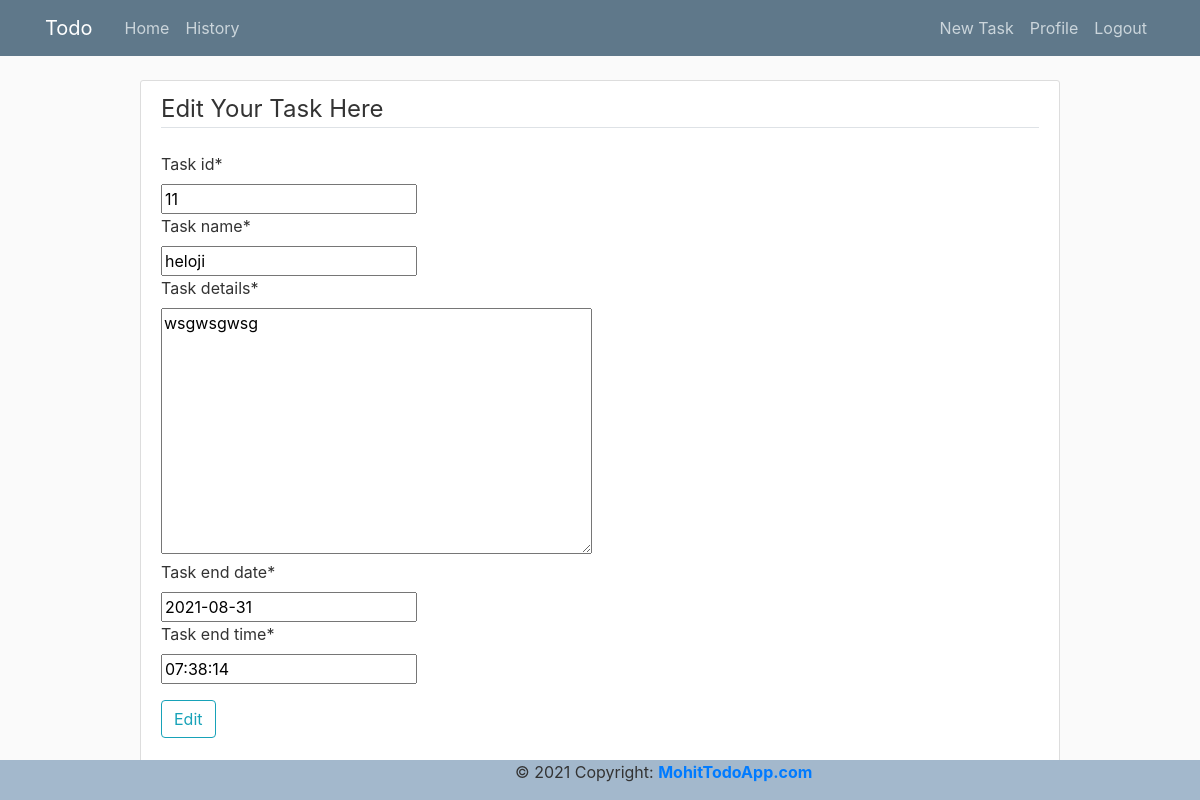
Screenshot of /taskdetail/12/update (signed in) with the database file from the repository.
### todo/models.py (models this page shows, shortened)
class TaskData(models.Model):
    user =models.ForeignKey(User,on_delete=models.CASCADE)
    task_id =models.IntegerField()
    task_name =models.CharField(max_length=200)
    task_details =models.TextField()
    task_created_date =models.DateField(auto_now_add=True)
    test_created_time =models.TimeField(auto_now_add=True)
    task_end_date =models.DateField()
    task_end_time =models.TimeField()
    is_complete=models.BooleanField(default=False)

### todo/views.py (the view, shortened to what this page needs)
# urls.py: path('taskdetail/<int:pk>/update', TaskUpdateView.as_view(), name='task-update'),
class TaskUpdateView(LoginRequiredMixin, UserPassesTestMixin, UpdateView):
	model = TaskData
	fields = ['task_id','task_name', 'task_details', 'task_end_date', 'task_end_time']
	success_url = '/home/'
	def test_func(self):
		task = self.get_object()
		if self.request.user == task.user:
			return True
		return False

### todo/templates/todo/TaskData_form.html (shortened to what this page needs)
{% extends "base.html" %}
{% load crispy_forms_tags %}
{% block content %}
    <div class="content-section">
        <form method="POST" >
            <fieldset class="form-group">
                <legend class="border-bottom mb-4">Edit Your Task Here </legend>
                {{ form|crispy }}
            </fieldset>
            <div class="form-group">
                <button class="btn btn-outline-info" type="submit">Edit</button>
            </div>
        </form>
    </div>
{% endblock content %}

### todo/static/todo/main.css (style rules this page uses)
body { background: #fafafa; color: #333333; margin-top: 5rem; }
.content-section { background: #ffffff; padding: 10px 20px; border: 1px solid #dddddd; border-radius: 3px; margin-bottom: 20px; }

### rows the page displays
TaskData: task_id "11", task_name "heloji", task_details "wsgwsgwsg", task_end_date "2021-08-31", task_end_time "07:38:14"
